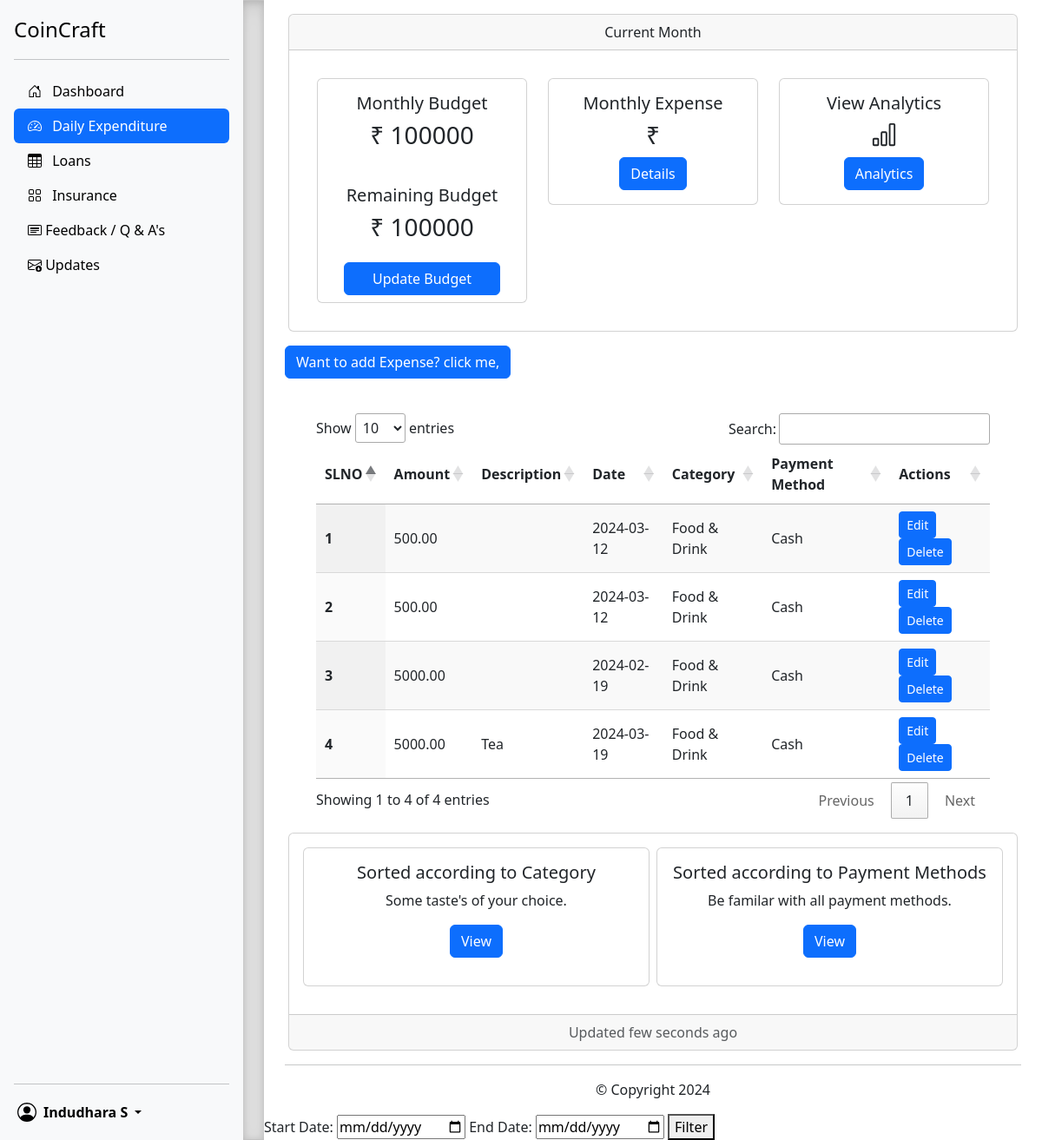
The app's page /dailyExpenditure.php (signed in) with its own data.
### tables this page shows
CREATE TABLE `users` (
  `id` int(11) NOT NULL,
  `first_name` varchar(50) NOT NULL,
  `last_name` varchar(50) NOT NULL,
  `budget` float NOT NULL DEFAULT 100000,
  `email` varchar(50) NOT NULL,
  `password` varchar(255) NOT NULL,
  `datestamp` datetime NOT NULL DEFAULT current_timestamp()
);

CREATE TABLE `daily_expenditure` (
  `id` int(11) NOT NULL,
  `amount` decimal(10,2) NOT NULL,
  `description` varchar(255) NOT NULL,
  `date` date NOT NULL,
  `user_id` int(11) NOT NULL,
  `category_id` int(11) NOT NULL,
  `payment_id` int(11) NOT NULL,
  `datestammp` datetime NOT NULL DEFAULT current_timestamp()
);

CREATE TABLE `_category` (
  `id` int(11) NOT NULL,
  `name` varchar(50) NOT NULL,
  `description` varchar(255) NOT NULL
);

CREATE TABLE `_payment` (
  `id` int(11) NOT NULL,
  `name` varchar(50) NOT NULL,
  `description` varchar(255) NOT NULL
);

### mainContent/dailyExpenditure.php (the view, shortened to what this page needs)
<div class="container " style="min-height:600px;">
    <?php
    $uid=$_SESSION['slno'];
?>
    <div class="card m-3">
        <div class="card-header text-center">
            Current Month
        </div>
        <div class="card-body">
            <div class="container p-3">
                <div class="row">
                    <div class="col">
                        <div class="card text-center">
                            <div class="row px-2">
                                <div class="col">
                                    <div class="card-body">
                                        <h5 class="card-title">Monthly Budget</h5>
                                        <h3 class="card-title">&#8377; <?php
                                            $sql = "SELECT * FROM `users` where id = $uid";
                                            $result = mysqli_query($conn, $sql);
                                            while($row = mysqli_fetch_assoc($result)){
                                                echo $row['budget'];
                                            }
                                        ?> </h3>
                                    </div>
                                </div>
                                <div class="col">
                                    <div class="card-body">
                                        <h5 class="card-title">Remaining Budget</h5>
                                        <h3 class="card-title">&#8377; <?php
                                            $sql = "SELECT * FROM `users` where id = $uid";
                                            $result = mysqli_query($conn, $sql);
                                            $bud=0;
                                            $sum=0;
                                            while($row = mysqli_fetch_assoc($result)){
                                                $bud = $row['budget'];
                                            }
                                            $sql = "SELECT SUM(amount) AS total_amount FROM daily_expenditure WHERE user_id = $uid AND MONTH(date) = MONTH(CURRENT_DATE()) AND YEAR(date) = YEAR(CURRENT_DATE());";
                                            $result = mysqli_query($conn, $sql);
                                            while($row = mysqli_fetch_assoc($result)){
                                                $sum = $row['total_amount'];
                                            }
                                            echo $bud-$sum;
                                        ?> </h3>
                                    </div>
                                </div>
                            </div>
                            <a href="profile.php" class="btn btn-primary w-75 mx-auto mb-2">Update Budget</a>
                        </div>
                    </div>
                    <div class="col">
                        <div class="card text-center">
                            <div class="card-body">
                                <h5 class="card-title">Monthly Expense</h5>
                                <h3 class="card-title">&#8377;
                                </h3>
                                <button type="button" class="btn btn-primary" data-bs-toggle="modal"
                                    data-bs-target="#aa">
                                    Details
                                </button>
                            </div>
                        </div>
                    </div>
                    <div class="col">
                        <div class="card text-center">
                            <div class="card-body">
                                <h5 class="card-title">View Analytics</h5>
                                <h3 class="card-title">
                                </h3>
                                <button type="button" class="btn btn-primary" data-bs-toggle="modal"
                                    data-bs-target="#aaa">
                                    Analytics
                                </button>
                            </div>
                        </div>
                    </div>
                </div>
            </div>
        </div>
    </div>
    <div class="container my-3 mx-auto">
        <p class="d-inline-flex gap-1 mx-auto">
            <button class="mx-auto btn btn-primary" type="button" data-bs-toggle="collapse" data-bs-target="#add"
                aria-expanded="false" aria-controls="collapseExample">
                Want to add Expense? click me,
            </button>
        </p>
    </div>
    <div class="container my-3 px-5 mt-4">
        <table id="example" class="display" style="width:100%">
            <thead>
                <tr>
                    <th>SLNO</th>
                    <th>Amount</th>
                    <th>Description</th>
                    <th>Date</th>
                    <th>Category</th>
                    <th>Payment Method</th>
                    <th>Actions</th>
                </tr>
            </thead>
            <tbody>
                <?php
          $sql = "SELECT de.*, u.first_name AS user_name, c.name AS category_name, p.name AS payment_name
            FROM daily_expenditure de
            JOIN users u ON de.user_id = u.id
            JOIN _category c ON de.category_id = c.id
            JOIN _payment p ON de.payment_id = p.id
            WHERE de.user_id = '$uid'
            order by id desc;";
          $result = mysqli_query($conn, $sql);
          $sno = 0;
          while($row = mysqli_fetch_assoc($result)){
            $sno = $sno + 1;
            echo "<tr>
            <th scope='row'>". $sno . "</th>
            <td>". $row['amount'] . "</td>
            <td>". $row['description'] . "</td>
            <td>". $row['date'] . "</td>
            <td>". $row['category_name'] . "</td>
            <td>". $row['payment_name'] . "</td>
            <td><button type='button' class='btn btn-primary btn-sm edit' data-bs-toggle='modal' data-bs-target='#edit' id=".$row['id'].">Edit</button> <button class='delete btn btn-sm btn-primary' id=d".$row['id'].">Delete</button>  </td>
            </tr>";
        }
          ?>
            </tbody>
        </table>
    </div>
    <div class="card text-center m-3">
        <div class="card-body">
            <div class="row g-2  mb-3 ">
                <div class="col-md-6">
                    <div class="card">
                        <div class="card-body">
                            <h5 class="card-title">Sorted according to Category</h5>
                            <p class="card-text">Some taste's of your choice.</p>
                            <p class="d-inline-flex gap-1">
                                <button class="btn btn-primary" type="button" data-bs-toggle="collapse"
                                    data-bs-target="#category" aria-expanded="false" aria-controls="collapseExample">
                                    View
                                </button>
                            </p>
                        </div>
                    </div>
                </div>
                <div class="col-md-6">
                    <div class="card">
                        <div class="card-body">
                            <h5 class="card-title">Sorted according to Payment Methods</h5>
                            <p class="card-text">Be familar with all payment methods.</p>
                            <p class="d-inline-flex gap-1">
                                <button class="btn btn-primary" type="button" data-bs-toggle="collapse"
                                    data-bs-target="#collapseExample" aria-expanded="false"
                                    aria-controls="collapseExample">
                                    View
                                </button>
                            </p>
                        </div>
                    </div>
                </div>
            </div>
        </div>
        <div class="card-footer text-body-secondary">
            Updated few seconds ago
        </div>
    </div>
</div>
<div class="container px-4">
    <hr>
    <p class="text-center">&copy; Copyright 2024</p>
</div>
<div class="filter-container">
    <form method="GET" action="<?php echo $_SERVER['REQUEST_URI'] ?>">
        <label for="startDate">Start Date:</label>
        <input type="date" id="startDate" name="startDate">
        <label for="endDate">End Date:</label>
        <input type="date" id="endDate" name="endDate">
        <button type="submit">Filter</button>
    </form>
</div>

### dailyExpenditure.php (shortened to what this page needs)
<!DOCTYPE html>
<html lang="en">
<head>
    <link rel="stylesheet" href="https://cdn.jsdelivr.net/npm/bootstrap@5.3.2/dist/css/bootstrap.min.css">
    <link rel="stylesheet" href="https://cdnjs.cloudflare.com/ajax/libs/twitter-bootstrap/5.3.0/css/bootstrap.min.css">
    <link rel="stylesheet" href="https://cdn.datatables.net/1.13.7/css/jquery.dataTables.min.css">
    <?php
        include 'style.php';
    ?>
</head>
<body>
    <?php
        include 'partials/_dbconnect.php';
    ?>
    <main class="d-flex flex-nowrap">
        <div class="d-flex flex-column flex-shrink-0 p-3 bg-body-tertiary" style="width: 280px;">
            <a href="/"
                class="d-flex align-items-center  mb-3 mb-md-0 me-md-auto link-body-emphasis text-decoration-none">
                <span class="fs-4">CoinCraft</span>
            </a>
            <hr>
            <ul class="nav nav-pills flex-column mb-auto">
                <li class="nav-item">
                    <a href="dashboard.php" class="nav-link link-body-emphasis" aria-current="page">
                        <svg class="bi pe-none me-2" width="16" height="16">
                            <use xlink:href="#home" />
                        </svg>
                        Dashboard
                    </a>
                </li>
                <li>
                    <a href="dailyExpenditure.php" class="nav-link active ">
                        <svg class="bi pe-none me-2" width="16" height="16">
                            <use xlink:href="#speedometer2" />
                        </svg>
                        Daily Expenditure
                    </a>
                </li>
                <li>
                    <a href="loans.php" class="nav-link link-body-emphasis">
                        <svg class="bi pe-none me-2" width="16" height="16">
                            <use xlink:href="#table" />
                        </svg>
                        Loans
                    </a>
                </li>
                <li>
                    <a href="insurance.php" class="nav-link link-body-emphasis">
                        <svg class="bi pe-none me-2" width="16" height="16">
                            <use xlink:href="#grid" />
                        </svg>
                        Insurance
                    </a>
                </li>
                <li>
                    <a href="feedback.php" class="nav-link link-body-emphasis">
                        Feedback / Q & A's
                    </a>
                </li>
                <li>
                    <a href="update.php" class="nav-link link-body-emphasis">
                        Updates
                    </a>
                </li>
            </ul>
            <hr>
            <div class="dropdown">
                <a href="#" class="d-flex align-items-center link-body-emphasis text-decoration-none dropdown-toggle"
                    data-bs-toggle="dropdown" aria-expanded="false">
                    <strong class='p-1'><?php echo $_SESSION['first_name']." ".$_SESSION['last_name'] ?></strong>
                </a>
            </div>
        </div>
        <div class="b-example-divider b-example-vr"></div>
        <div class="w-100 overflow-auto">
            <?php
            include 'mainContent/dailyExpenditure.php';
        ?>
        </div>
    </main>
</body>
</html>

### style.php (shortened to what this page needs)
<link rel="stylesheet" href="https://cdn.jsdelivr.net/npm/@docsearch/css@3">
<link href="../assets/dist/css/bootstrap.min.css" rel="stylesheet">
    <link href="sidebars.css" rel="stylesheet">

### sidebars.css (style rules this page uses)
body { min-height: 100vh; min-height: -webkit-fill-available; }
html { height: -webkit-fill-available; }
main { height: 100vh; height: -webkit-fill-available; max-height: 100vh; overflow-x: auto; overflow-y: hidden; }
.dropdown-toggle { outline: 0; }

### style.php (style rules this page uses)
.b-example-divider { width: 100%; height: 3rem; background-color: rgba(0, 0, 0, .1); border: solid rgba(0, 0, 0, .15); border-width: 1px 0; box-shadow: inset 0 .5em 1.5em rgba(0, 0, 0, .1), inset 0 .125em .5em rgba(0, 0, 0, .15); }
.b-example-vr { flex-shrink: 0; width: 1.5rem; height: 100vh; }
.bi { vertical-align: -.125em; fill: currentColor; }

### records on screen
users: budget "100000", $bud-$sum "100000"
daily_expenditure: amount "500.00", date "2024-03-12", category.name "Food & Drink", payment.name "Cash"
daily_expenditure: amount "500.00", date "2024-03-12", category.name "Food & Drink", payment.name "Cash"
daily_expenditure: amount "5000.00", date "2024-02-19", category.name "Food & Drink", payment.name "Cash"
daily_expenditure: amount "5000.00", description "Tea", date "2024-03-19", category.name "Food & Drink", payment.name "Cash"

### other values on screen
$_SESSION['first_name'] "Indudhara"
$_SESSION['last_name'] "S"
